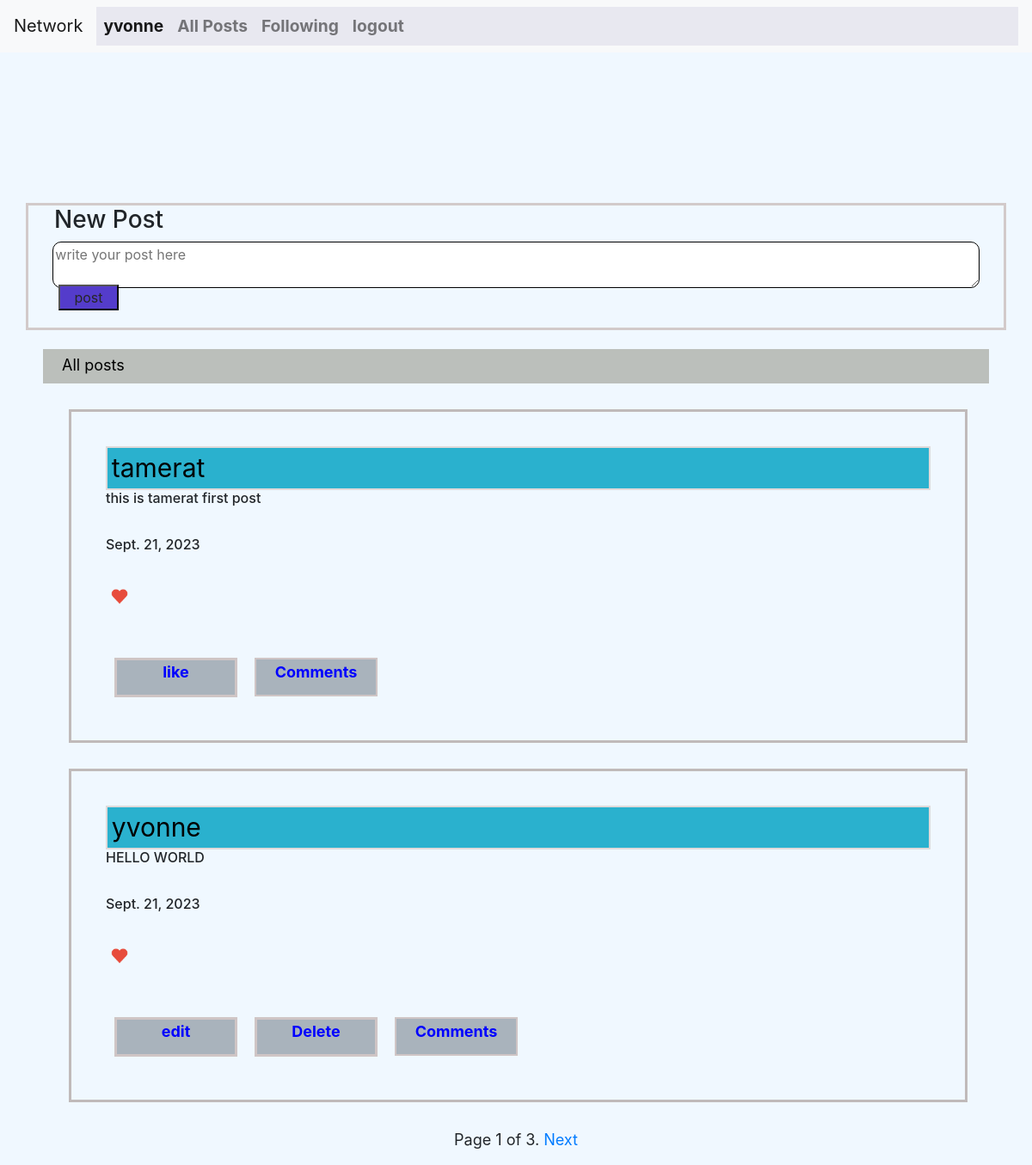
/ (signed in), run on an earlier commit of the app's database.
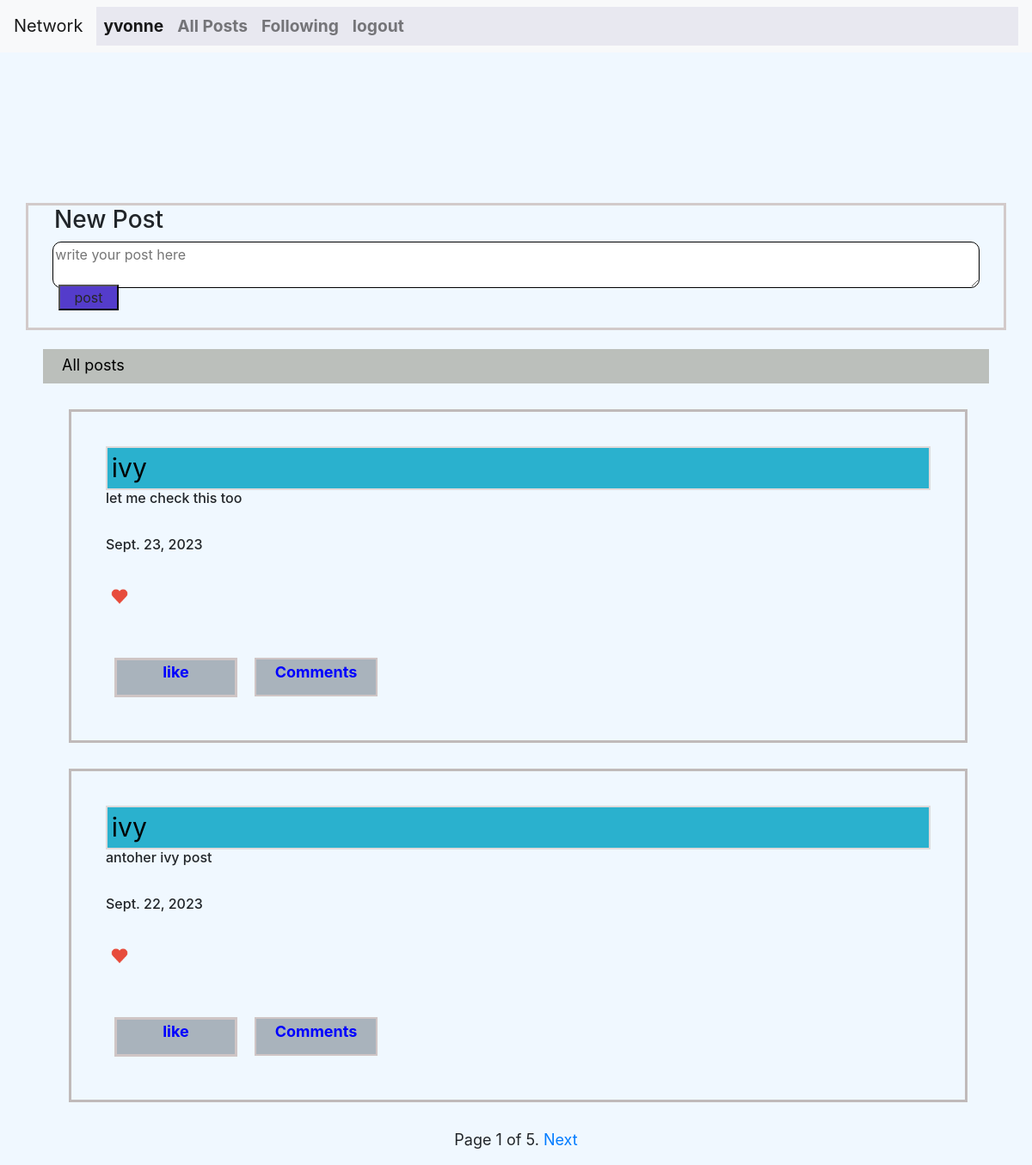
And on a later commit of the database.
### network/models.py (models this page shows, shortened)
class Posts(models.Model):
    user=models.ForeignKey(User,on_delete=models.CASCADE)
    text_field=models.CharField(max_length=5000)
    likes=models.IntegerField(default=0)
    date_created_on=models.DateField(auto_now=True)

class User(AbstractUser):
    pass

### network/views.py (the view)
# urls.py: path("", views.index, name="index"),
@login_required
def index(request):
    user=request.user
    posts = Posts.objects.all().order_by('-id')  # fetching all post objects from database
    paginator = Paginator(posts, 2)
    page = request.GET.get('page1')
    try:
        page_obj = paginator.page(page)
    except PageNotAnInteger:
        page_obj = paginator.page(1)
    except EmptyPage:
        page_obj = paginator.page(paginator.num_pages)
    followed_users_ids=[]
    post_set=set()
    followed_posts=[]
    follower_ids= user.following_set.all()
    for ids in follower_ids:
        id=ids.users_id
        post_set.add(id)
    followed_users_ids=list(post_set)
    for followed_user_id in followed_users_ids:
        post=Posts.objects.filter(user=followed_user_id)
        followed_posts+=post
    followed_posts
    paginator = Paginator(followed_posts, 1)
    page = request.GET.get('page2')
    try:
        followed_posts = paginator.page(page)
    except PageNotAnInteger:
        followed_posts = paginator.page(1)
    except EmptyPage:
        followed_posts = paginator.page(paginator.num_pages)
    return render(request, 'network/index.html',{'page_obj':page_obj,'page':followed_posts})

### network/templates/network/index.html (shortened to what this page needs)
{% extends "network/layout.html" %}
{% load static %}
{% block body %}
{% if user.is_authenticated %}
<section id="section">
        <div id="create-post">
            <h3 id="post-header">New Post</h3>
            <form id="post-form">
                  <textarea name="text_field" id="textarea"  placeholder="write your post here"></textarea> <br>
                  <button id="form-button" type="submit">post</button>
            </form>
        </div>
<div id="post-container">
  {% if page_obj %}
  <div id="post-title">All posts</div>
  {% for post in page_obj %}
      <div id="all-posts">
              <div id="post-list">
                      <button data-profile="{{post.user.id}}" id="username-link" >{{post.user.username}}</button> <br>
                      <h3 id="post-txt">{{post.text_field}} </h3> <br>
                      <h3 id="post-date">{{post.date_created_on}} </h3> <br>
                     <div id="count-div"> <a data-img="{{post.id}}" id="{{post.user.username}}" class="btn-like-img" href=""><img id="image" src="{% static 'network/heart.png' %}" alt=""> </a> </div>
                      <div class="btn-div">
                              {% if post.user.username == user.username %}
                              <a data-edit="{{post.id}}" id="btn-edit" href="#edit-post">edit</a>
                              <a data-delete="{{post.id}}" id="btn-delete" href=""> Delete</a><br>
                              <button data-comments="{{post.id}}" id="btn-comment">Comments</button>
                              {% else %}
                              {% if post.like_set.all %}
                              {% for like in  post.like_set.all %}
                              {% if like.liking_user == user.id %}
                              <a data-unlike="{{post.id}}" id="btn-unlike" href=""> unlike</a><br>
                               {% else %}
                              <a data-like="{{post.id}}" id="btn-like" href=""> like</a><br>
                              {% endif %}
                              {% endfor %}
                              {% else %}
                              <a data-like="{{post.id}}" id="btn-like" href=""> like</a><br>
                              {% endif %}
                              <button data-comments="{{post.id}}" id="btn-comment">Comments</button>
                              {% endif %}
                      </div>
              </div>
      </div>
{% endfor %}
          <center>
                <div>
                    <span>
                      <span>
                        Page {{ page_obj.number }} of {{ page_obj.paginator.num_pages }}.
                      </span>
                      {% if page_obj.has_next %}
                        <a href="?page1={{ page_obj.next_page_number }}">Next</a>
                      {% endif %}
                    </span>
                </div>
          </center>
{% endif %}
</div>
</section>
{% endif %}
{% endblock %}

What changed in the data, as far as the page shows it:
no longer on this page (row unchanged): Posts: user.username "tamerat", text_field "this is tamerat first post", date_created_on "Sept. 21, 2023"
removed Posts: user.username "yvonne", text_field "HELLO WORLD", date_created_on "Sept. 21, 2023"
added Posts: user.username "ivy", text_field "let me check this too", date_created_on "Sept. 23, 2023"
added Posts: user.username "ivy", text_field "antoher ivy post", date_created_on "Sept. 22, 2023"
Also different on the page:
{{ page_obj.paginator.num_pages }}: "3" → "5"
